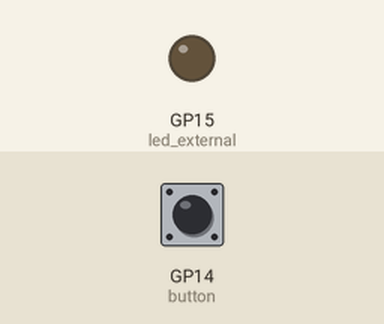
Simulated run of this program. Board: Raspberry Pi Pico running MicroPython. Shown: output pins drawn as LEDs (lit = HIGH). Inputs (shaded band) come from the test bench; at power-on: GP14 (button) LOW.

Above: at 1.2 s.
1.3 s: GP14 (button) pulled HIGH for 0.15 s
At 2.5 s:
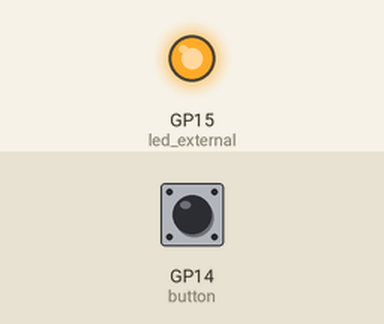
2.9 s: GP14 (button) pulled HIGH for 1 s
At 4.1 s:
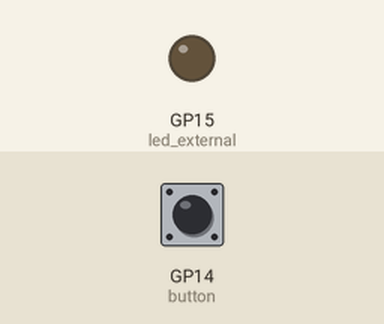
5.4 s: GP14 (button) pulled HIGH for 3.2 s
At 5.7 s:
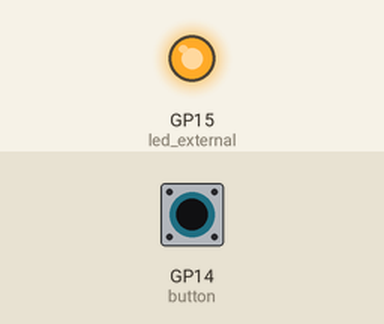
Timing chart, 0 to 8.9 s (numbered marks = the images above; inputs shaded):
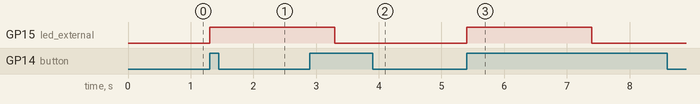

Measured:
- after the input at 1.3 s, GP15 (led_external): LOW → HIGH at once
- after the input at 2.9 s, GP15 (led_external): HIGH → LOW after 0.40 s
- after the input at 5.4 s, GP15 (led_external): LOW → HIGH at once, → LOW 2.0 s later

The program:

switch.py
```python
from machine import Pin
from utime import sleep

GP15 = 15
GP14 = 14

DELAY = 2
PRESSED = 1
ON = 1
OFF = 0

led_external = Pin(GP15, Pin.OUT)
button = Pin(GP14, Pin.IN, Pin.PULL_DOWN)

while True:
    if button.value() == PRESSED:
        led_external.value(ON if led_external.value() is OFF else OFF)
        sleep(DELAY)
```
